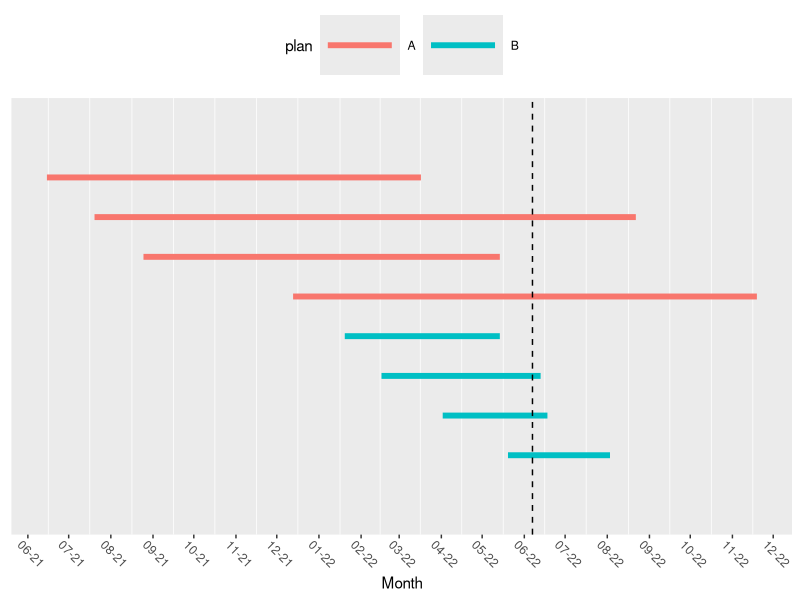

Source code (R):
## ---- chunk 1
knitr::opts_chunk$set(echo = T, warning = F, message = F, cache = F)
library(ggplot2)
## ---- chunk 2
lifelines_plot <- data.frame(
  id = 8:1,
  time = as.Date(c(
    "2021-06-15", "2021-07-20", "2021-08-25", "2021-12-13",
    "2022-01-20", "2022-02-16", "2022-04-02", "2022-05-20"
  )),
  xmin = as.Date(c(
    "2021-06-15", "2021-07-20", "2021-08-25", "2021-12-13",
    "2022-01-20", "2022-02-16", "2022-04-02", "2022-05-20"
  )),
  xmax = as.Date(c(
    "2022-03-17", "2022-08-22", "2022-05-14", "2022-11-19",
    "2022-05-14", "2022-06-13", "2022-06-18", "2022-08-03"
  )),
  plan = factor(rep(c("A", "B"), each = 4))
)

ggplot(lifelines_plot, aes(time, id, color = plan)) +
  geom_linerange(aes(xmin = xmin, xmax = xmax), size = 2) +
  theme(
    axis.ticks.y = element_blank(), axis.title.y = element_blank(),
    axis.text.y = element_blank(), panel.grid.major = element_blank(),
    panel.grid.minor.y = element_blank(),
    axis.text.x = element_text(angle = -45, vjust = 0),
    legend.key.size = unit(0.1, "npc"), legend.direction = "horizontal",
    legend.position = "top"
  ) +
  scale_y_continuous(expand = expansion(add = 2)) +
  geom_vline(xintercept = as.Date("2022-06-07"), lty = 2) +
  scale_x_date(date_breaks = "1 months", date_labels = "%m-%y", name = "Month")
